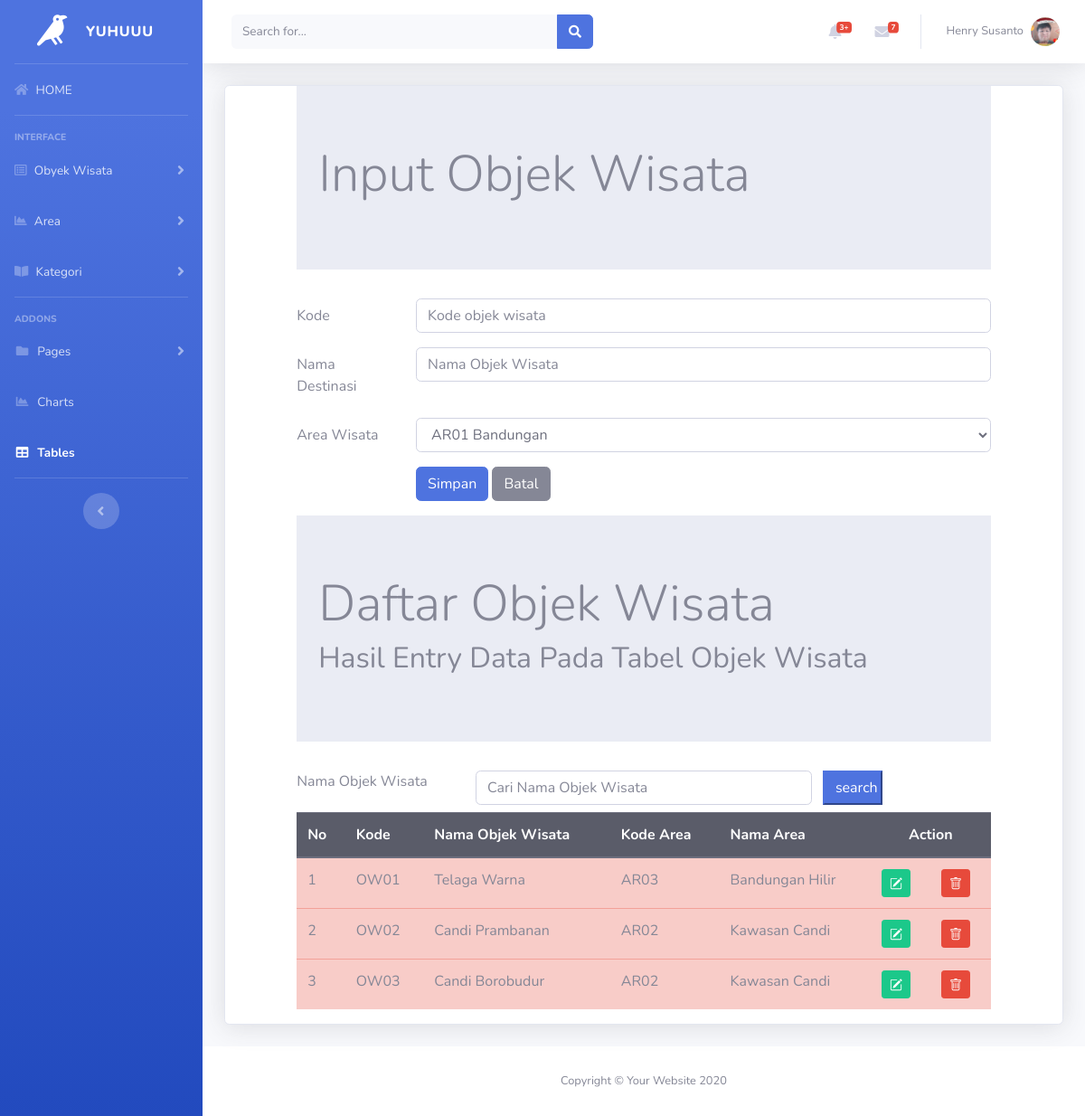
The page /objekwisata.php (signed in) on the database its author committed.
### tables this page shows
CREATE TABLE `objekwisata` (
  `objekID` char(4) NOT NULL,
  `objeknama` char(30) NOT NULL,
  `areaID` char(4) NOT NULL
);

CREATE TABLE `area` (
  `areaID` char(4) NOT NULL,
  `areanama` char(35) NOT NULL,
  `areawilayah` char(35) NOT NULL,
  `areaketerangan` varchar(255) NOT NULL,
  `povinsiID` char(2) NOT NULL
);

### objekwisata.php (the view, shortened to what this page needs)
<!DOCTYPE html>
<?php
  include "includes/config.php";
  $dataarea = mysqli_query($connection,"select * from area");
?>
<html lang="en">
<head>
  <link rel="stylesheet"  type="text/css" href="https://cdnjs.cloudflare.com/ajax/libs/select2/4.0.3/css/select2.min.css">
	<link rel="stylesheet" href="css/bootstrap.min.css">
</head>
<?php include"header.php";?>
<div class="container-fluid">
<div class="card shadow mb-4">
<div class="row">
	<div class="col-sm-1">
 </div>
 <div class="col-sm-10">
   <div class="jumbotron jumbotron-fluid">
				<div class="container">
					<h1 class="display-4">Input Objek Wisata</h1>
				</div>
			</div>
 <form method="POST">
  <div class="form-group row">
    <label for="kodedestinasi" class="col-sm-2 col-form-label">Kode</label>
    <div class="col-sm-10">
      <input type="Text" class="form-control" id="kodedestinasi" name= "inputkode" placeholder="Kode objek wisata" maxlength="4">
    </div>
  </div>
  <div class="form-group row">
    <label for="namadestinasi" class="col-sm-2 col-form-label">Nama Destinasi</label>
    <div class="col-sm-10">
      <input type="Text" class="form-control" id="namadestinasi" name ="inputnama"  placeholder="Nama Objek Wisata">
    </div>
  </div>
   <div class="form-group row">
    <label for="refkategori" class="col-sm-2 col-form-label">Area Wisata </label>
  <div class="col-sm-10">
   <select  class="form-control" id="kodearea" name="kodearea">
   	<?php  while($row = mysqli_fetch_array($dataarea))
   	{?>
   	<option value="<?php echo $row["areaID"]?>">
   		<?php echo $row["areaID"]?>
   		<?php echo $row["areanama"]?>
   	</option>
   <?php } ?>
   </select>
</div>
  </div>
 <div class="form-group row">
    <div class="col-sm-2">
    </div>
    <div class="col-sm-10">
    <input type="submit" class="btn btn-primary" value="Simpan" name="Simpan">
    <input type="reset" class="btn btn-secondary" value="Batal" name="Batal" >
  </div>
</div>
</form>
 </div>
<div class="col-sm-1">
 </div>
</div>
	<div class="row">
		<div class="col-sm-1"></div>
		<div class="col-sm-10">
			<div class="jumbotron jumbotron-fluid">
				<div class="container">
					<h1 class="display-4">Daftar Objek Wisata </h1>
					<h2> Hasil Entry Data Pada Tabel Objek Wisata </h2>
				</div>
			</div>
	<form method="POST">
		<div class="form-group row mb-2">
			<label for="search" class="col-sm-3 ">Nama Objek Wisata</label>
			<div class="col-sm-6">
				<input type="text" name="search" class="form-control" id="search" value="<?php if(isset($_POST['search'])) {echo $_POST['search'];}?>" placeholder="Cari Nama Objek Wisata">
			</div>
			<input type="submit" name="kirim" class="col-sm-1 btn-primary" value="search">
		</div>
	</form>
     <table class="table table-hover table-danger ">
     	<thead class="thead-dark">
     		<tr>
     			<th>No</th>
     			<th>Kode</th>
     			<th>Nama Objek Wisata</th>
     			<th>Kode Area</th>
     			<th>Nama Area</th>
          <th colspan="2" style="text-align: center;">Action</th>
     		</tr>
     	</thead>
     <tbody>
	<?php
	if(isset($_POST["kirim"]))
	{
		$search = $_POST['search'];
		$query = mysqli_query($connection,"select objekwisata.*,
      area.areaID,area.areanama
			from objekwisata,area
			where objeknama like'%".$search."%'
			and objekwisata.areaID = area.areaID");
	}else
	{
	$query = mysqli_query($connection, "select objekwisata.*,
    area.areaID,area.areanama
      from objekwisata,area
      where objekwisata.areaID = area.areaID");
  }
	$nomor = 1;
	while ($row = mysqli_fetch_array($query))
		{?>
			<tr>
				<td><?php echo $nomor; ?></td>
				<td><?php echo $row['objekID']; ?></td>
				<td><?php echo $row['objeknama']; ?></td>
				<td><?php echo $row['areaID']; ?></td>
				<td><?php echo $row['areanama']; ?></td>
     <td>
      <a href="objekedit.php?ubah=<?php echo $row["objekID"]?>"
        class = "btn btn-success btn-sm" title ="EDIT">
    </a>
    </td>
      <td>
         <a href="objekhapus.php?hapus=<?php echo $row["objekID"]?>"
        class = "btn btn-danger btn-sm" title="DELETE">
  </a>
      </td>
		 	</tr>
		 <?php $nomor = $nomor+ 1; ?>
		<?php } ?>
	</tbody>
     </table>
		</div>
		<div class="col-sm-1"></div>
	</div>
</div>
</div>
<?php include"footer.php";?>
</html>

### rows shown on the page
objekwisata: objekID "OW01", objeknama "Telaga Warna", areaID.areaID "AR03", areaID.areanama "Bandungan Hilir"
objekwisata: objekID "OW02", objeknama "Candi Prambanan", areaID.areaID "AR02", areaID.areanama "Kawasan Candi"
objekwisata: objekID "OW03", objeknama "Candi Borobudur", areaID.areaID "AR02", areaID.areanama "Kawasan Candi"

### other values the page prints
form field kodearea "AR01 Bandungan"
